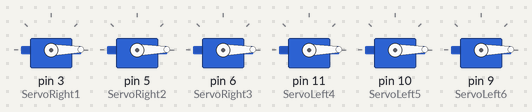
A sketch run on a simulated Arduino Uno, built with avr-gcc and run on an emulated ATmega328P. Shown: 6 × servo.

Above: at 0.05 s.
At 1.1 s:
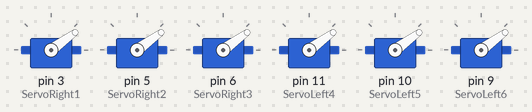
At 2.15 s:
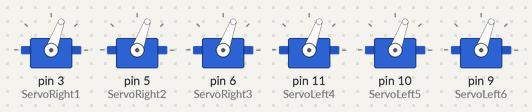
At 4.25 s:
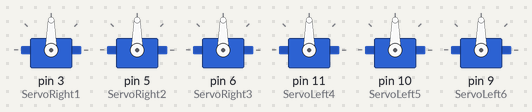
At 6.4 s:
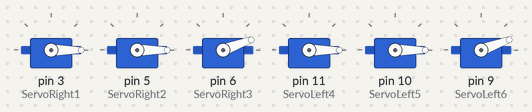
At 8.5 s:
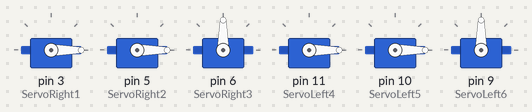
Timing chart, 0 to 11.1 s (numbered marks = the images above):
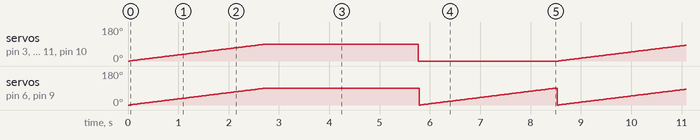

Measured:
- by itself, servo on pin 6 (ServoRight3), servo on pin 9 (ServoLeft6): moves between 0° and 90°, repeating every 8.5 s
- by itself, servo on pin 3 (ServoRight1), servo on pin 5 (ServoRight2), servo on pin 11 (ServoLeft4), servo on pin 10 (ServoLeft5): ramps from 0° to 90° and jumps back, once every 8.5 s

The sketch:

CODE4.ino
```cpp
#include <Servo.h>

//Define the servos

Servo ServoRight1;

Servo ServoRight2;

Servo ServoRight3;

Servo ServoLeft4;

Servo ServoLeft5;

Servo ServoLeft6;


 int pos =0;

  void setup()
 {

 ServoRight1.attach(3);
 ServoRight2.attach(5);
 ServoRight3.attach(6);
 ServoLeft4.attach(11);
ServoLeft5.attach(10);
ServoLeft6.attach(9);


}

 void loop ()
{

 //first movement

for (pos = 0; pos <= 90; pos += 1)
{

      ServoRight1.write(pos);
      ServoRight2.write(pos);
      ServoRight3.write(pos);
      ServoLeft4.write(pos);
      ServoLeft5.write(pos);
      ServoLeft6.write(pos);
      delay(30);


}


for (pos = 90; pos <= 0; pos -= 1)
{

      ServoRight1.write(pos);
      ServoRight2.write(pos);
      ServoRight3.write(pos);
      ServoLeft4.write(pos);
      ServoLeft5.write(pos);
      ServoLeft6.write(pos);
      delay(30);


}
delay(3000);

 //second movement

for (pos = 0; pos <= 45; pos += 1)
{


      ServoRight1.write(pos);
      ServoRight2.write(pos);
      ServoLeft4.write(pos);
      ServoLeft5.write(pos);

      delay(15);

      for (pos = 0; pos <= 90; pos += 1){
      ServoRight3.write(pos);
      ServoLeft6.write(pos);
        delay(30);


}


for (pos = 45; pos <= 0; pos -= 1)
{

      ServoRight1.write(pos);
      ServoRight2.write(pos);
       ServoLeft4.write(pos);
      ServoLeft5.write(pos);

      delay(15);

      for (pos = 90; pos <= 0; pos -= 1){
      ServoRight3.write(pos);
      ServoLeft6.write(pos);
        delay(30);


}

delay(3000);

//third movement

 for (pos = 45; pos <= 110; pos += 1)
 {


      ServoRight2.write(pos);
      ServoRight3.write(pos);
      delay(15);

      ServoLeft5.write(pos);
      ServoLeft6.write(pos);
      delay(30);


}
 for (pos = 110; pos <= 45; pos -= 1)
{
      ServoRight2.write(pos);
      ServoRight3.write(pos);
        delay(15);

      ServoLeft5.write(pos);
      ServoLeft6.write(pos);
        delay(30);


   }
    delay(3000);
}

}
}
```
